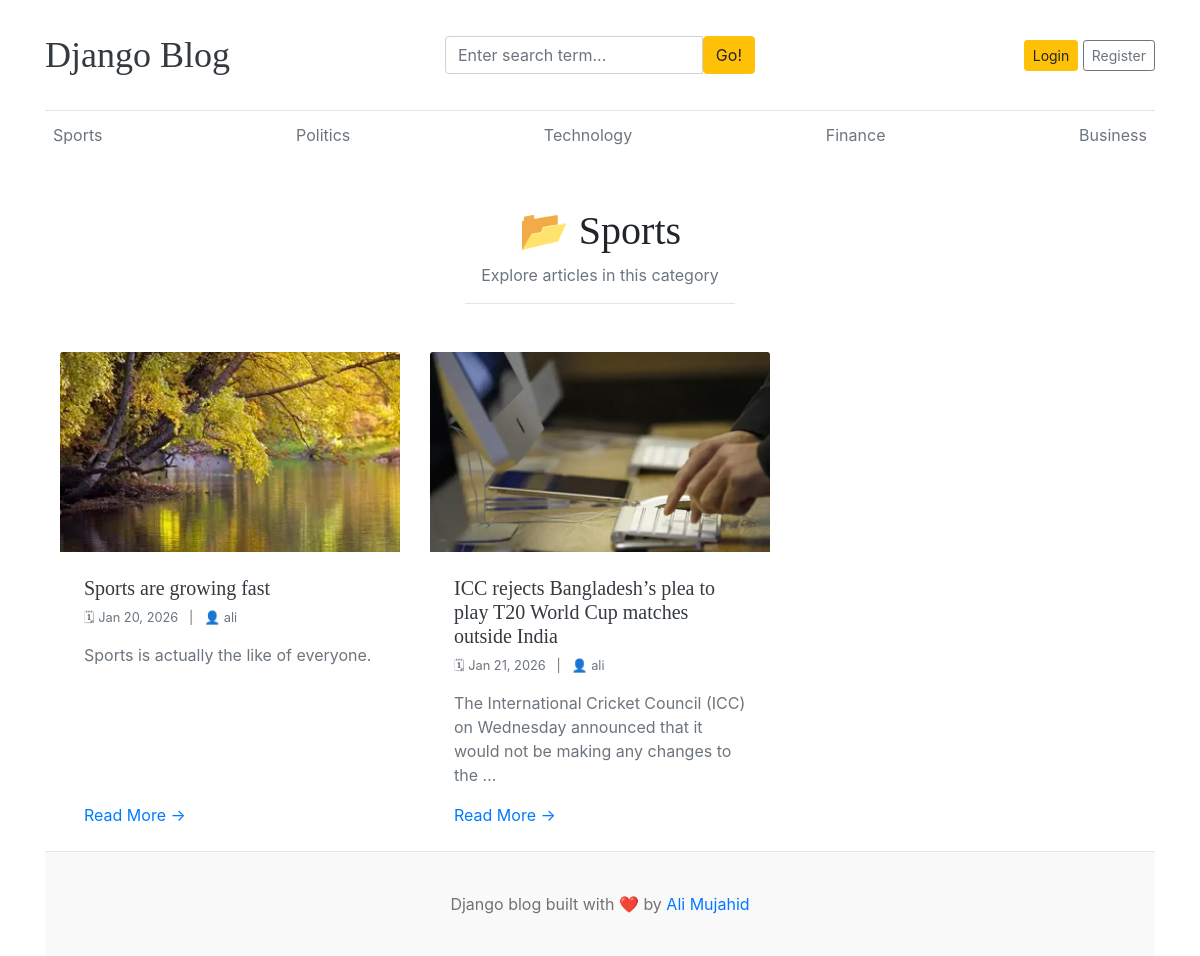
The app's page /category/Sports/ with its own data.
### blogs/models.py (models this page shows, shortened)
class Categories(models.Model):
    category_name = models.CharField(max_length=50, unique=True)
    created_timestamp = models.DateTimeField(auto_now_add=True)
    updated_timestamp = models.DateTimeField(auto_now=True)
    class Meta:
        verbose_name_plural = 'Categories'
    def __str__(self):
        return self.category_name

class Blog(models.Model):
    title = models.CharField(max_length=100)
    slug = models.SlugField(max_length=150 ,unique=True, blank= True)
    category = models.ForeignKey(Categories, on_delete= models.CASCADE)
    author = models.ForeignKey(User , on_delete=models.CASCADE)
    featured_image = models.ImageField(upload_to= 'uploads/%Y/%m/%d')
    short_description = models.TextField(max_length= 500)
    blog_body = models.TextField(max_length= 2000)
    status = models.CharField(choices=STATUS_CHOICES, default="Draft")
    is_featured = models.BooleanField(default= False)
    created_timestamp = models.DateTimeField(auto_now_add=True)
    updated_timestamp = models.DateTimeField(auto_now=True)

### blogs/views.py (the view)
# urls.py: path("<str:category_name>/", views.posts_by_category, name="posts_by_category" ),
def posts_by_category(request, category_name):
    template = loader.get_template('posts_by_category.html')
    category = get_object_or_404(Categories, category_name__iexact =category_name)
    category_id = category.id
    post_by_category = Blog.objects.filter(category = category_id, status = 'Published')
    context = {
        'normal_posts' : post_by_category,
        'category_name' : category_name
    }
    return HttpResponse(template.render(context, request))

### blogs/context_processors.py (called while the page is built)
def get_Categories(request):
    categories = Categories.objects.all()
    return dict(categories=categories)

def get_About(request):
    try:
        about = About.objects.get()
    except:
        about = None
    return dict(about=about)

### blogs/templates/posts_by_category.html (shortened to what this page needs)
{% extends 'base.html' %}
{% block content %}
<div class="container mt-5">
    <div class="text-center mb-5">
        <h1 class="fw-bold display-6">
            📂 {{ category_name|capfirst }}
        </h1>
        <p class="text-muted">
            Explore articles in this category
        </p>
        <hr class="w-25 mx-auto">
    </div>
    <div class="row g-4">
        {% for post in normal_posts %}
        <div class="col-md-6 col-lg-4">
            <div class="card h-100 border-0 shadow-sm rounded-4 overflow-hidden transition">
                {% if post.featured_image %}
                <img src="{{ post.featured_image.url }}"
                     class="card-img-top"
                     style="height:200px; object-fit:cover;"
                     alt="{{ post.title }}">
                {% endif %}
                <div class="card-body d-flex flex-column p-4">
                    <h5 class="fw-bold mb-2">
                        <a href="{% url 'blogs' post.slug %}"
                           class="text-decoration-none text-dark stretched-link">
                            {{ post.title }}
                        </a>
                    </h5>
                    <small class="text-muted mb-3">
                        🗓 {{ post.created_timestamp|date:"M d, Y" }}
                        &nbsp; | &nbsp;
                        👤 {{ post.author }}
                    </small>
                    <p class="text-secondary flex-grow-1">
                        {{ post.short_description|truncatewords:18 }}
                    </p>
                    <div class="mt-auto">
                        <span class="text-primary fw-semibold">
                            <a href="{% url 'blogs' post.slug %}" target="_blank">Read More →</a>
                        </span>
                    </div>
                </div>
            </div>
        </div>
        {% empty %}
        <div class="text-center py-5">
            <h4 class="text-muted">No posts found</h4>
            <p class="text-secondary">There are no articles in this category yet.</p>
        </div>
        {% endfor %}
    </div>
</div>
{% endblock %}

### home/templates/base.html (shortened to what this page needs)
{% load static %}
<!DOCTYPE html>
<html lang="en">
<head>
    <link href="https://getbootstrap.com/docs/4.0/dist/css/bootstrap.min.css" rel="stylesheet">
    <link href="{% static 'css/blog.css' %}" rel="stylesheet">
    <link
      rel="stylesheet"
      href="https://cdn-uicons.flaticon.com/uicons-regular-rounded/css/uicons-regular-rounded.css">
  </head>
<body>
    <div class="container">
      <header class="blog-header py-3">
        <div class="row flex-nowrap justify-content-between align-items-center">
          <div class="col-4">
            <a class="blog-header-logo text-dark" href="/">Django Blog</a>
          </div>
          <div class="col-4">
            <form action="{% url 'search' %}">
                <div class="card-body">
                    <div class="input-group">
                        <input class="form-control" type="text" name="keyword" placeholder="Enter search term..." aria-label="Enter search term..." aria-describedby="button-search" />
                        <button class="btn btn-warning" id="button-search" type="submit">Go!</button>
                    </div>
                </div>
            </form>
          </div>
          <div class="col-4 d-flex justify-content-end align-items-center">
            {% if not user.is_authenticated %}
            <a class="btn btn-sm btn-warning" href="{% url 'login' %}">Login</a> &nbsp;
            <a class="btn btn-sm btn-outline-secondary" href="{% url 'register' %}">Register</a>
            {% else %}
            <a class="btn btn-sm btn-warning" href="{% url 'dashboard' %}">Dashboard</a> &nbsp;
            <a class="btn btn-sm btn-outline-secondary" href="{% url 'logout' %}">Logout</a>
            {% endif %}
          </div>
        </div>
      </header>
      <div class="nav-scroller py-1 mb-2">
        <nav class="nav d-flex justify-content-between">
          {% for category in categories %}
          <a class="p-2 text-muted" href="/category/{{ category|lower }}/">{{ category }}</a>
          {% endfor %}
        </nav>
      </div>
  {% block content %}
  {% endblock %}
<footer class="blog-footer">
  <p>Django blog built with ❤️ by <a href="#">Ali Mujahid</a></p>
</footer>
</body>
</html>

### home/static/css/blog.css (style rules this page uses)
.blog-header { border-bottom: 1px solid #e5e5e5; }
.blog-header-logo { font-family: "Playfair Display", Georgia, "Times New Roman", serif; font-size: 2.25rem; }
h1, h2, h3, h4, h5, h6 { font-family: "Playfair Display", Georgia, "Times New Roman", serif; }
.blog-footer { padding: 2.5rem 0; color: #727272; text-align: center; background-color: #f9f9f9; border-top: .05rem solid #e5e5e5; }
.blog-footer p:last-child { margin-bottom: 0; }

### records on screen
Categories: category_name "Sports"
Categories: category_name "Politics"
Categories: category_name "Technology"
Categories: category_name "Finance"
Categories: category_name "Business"
Blog: featured_image (picture), title "Sports are growing fast", created_timestamp "Jan 20, 2026", author "ali", short_description "Sports is actually the like of everyone."
Blog: featured_image (picture), title "ICC rejects Bangladesh’s plea to play T20 World Cup matches outside India", created_timestamp "Jan 21, 2026", author "ali", short_description "The International Cricket Council (ICC) on Wednesday announced that it would not be making any changes to the …"
